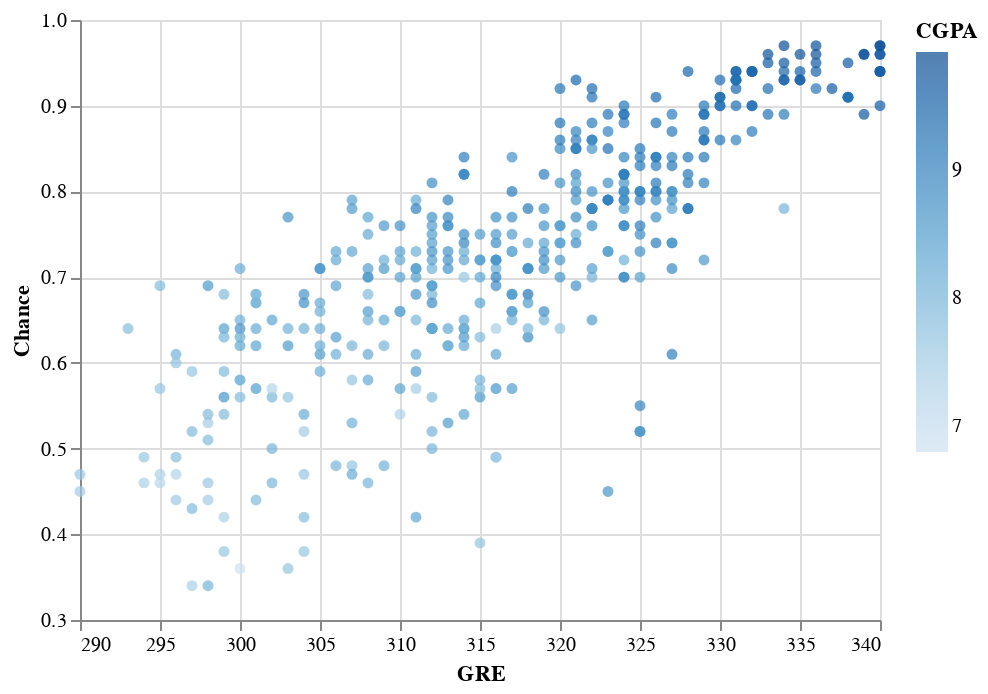

Here is the notebook cell this chart was saved with:
### Markdown cell above
This chart is similar to the previous one. Student who have higher GRE also have higher TOEFL score and chance to be admitted.

### Code cell
alt.Chart(df).mark_circle().encode(
    x=alt.X('GRE', scale=alt.Scale(zero=False)),
    y=alt.Y('Chance',scale=alt.Scale(zero=False)),
    color="CGPA"
)

### Figure 1 — Vega-Lite specification as saved in the notebook (floating-point values rounded to 4 significant figures; data arrays with more than 128 entries replaced by an {"elided": "..."} marker saying what was removed)
{"config": {"view": {"continuousWidth": 400, "continuousHeight": 300}}, "data": {"name": "data-0440f94df845976d912bc1088d6f3c5b"}, "mark": "circle", "encoding": {"color": {"field": "CGPA", "type": "quantitative"}, "x": {"field": "GRE", "scale": {"zero": false}, "type": "quantitative"}, "y": {"field": "Chance", "scale": {"zero": false}, "type": "quantitative"}}, "$schema": "https://vega.github.io/schema/vega-lite/v4.17.0.json", "datasets": {"data-0440f94df845976d912bc1088d6f3c5b": {"elided": "400 records"}}}
